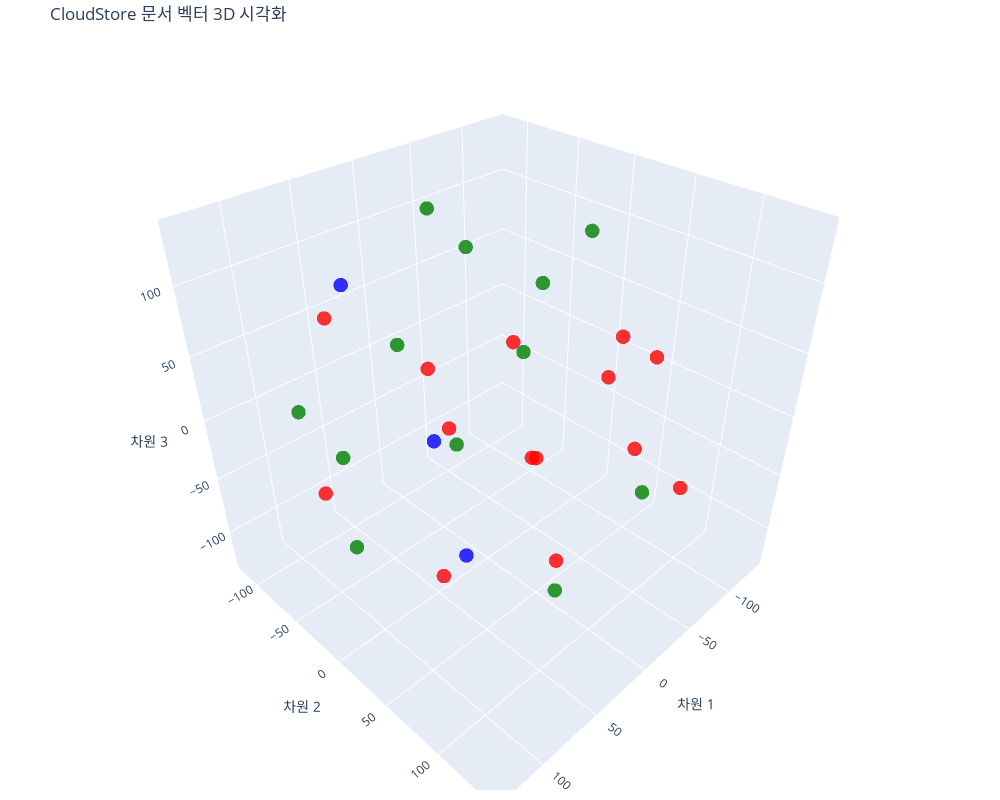

Write notebook code for a chart like this one.
### Markdown cell above
### 3D 시각화

### Code cell
# t-SNE로 3D로 축소
print("🔄 t-SNE로 차원 축소 중 (384D → 3D)...")

tsne_3d = TSNE(n_components=3, random_state=42, perplexity=28)
reduced_vectors_3d = tsne_3d.fit_transform(vectors)

print("✅ 차원 축소 완료!")

# 3D 산점도 생성
fig_3d = go.Figure(data=[go.Scatter3d(
    x=reduced_vectors_3d[:, 0],
    y=reduced_vectors_3d[:, 1],
    z=reduced_vectors_3d[:, 2],
    mode='markers',
    marker=dict(size=5, color=colors, opacity=0.8),
    text=[f"타입: {t}<br>내용: {d[:100]}..." for t, d in zip(doc_types, documents)],
    hoverinfo='text'
)])

fig_3d.update_layout(
    title='CloudStore 문서 벡터 3D 시각화',
    scene=dict(
        xaxis_title='차원 1',
        yaxis_title='차원 2',
        zaxis_title='차원 3'
    ),
    width=1000,
    height=800,
    margin=dict(r=10, b=10, l=10, t=40)
)

fig_3d.show()

print("\n💡 3D 시각화는 마우스로 회전하여 다양한 각도에서 볼 수 있습니다!")

### Figure 1 — Plotly figure (JSON) as saved in the notebook; plotly's stock layout.template omitted (floating-point values rounded to 4 significant figures)
{"data": [{"hoverinfo": "text", "marker": {"color": ["blue", "blue", "blue", "red", "red", "red", "red", "red", "red", "red", "red", "red", "red", "red", "red", "red", "red", "green", "green", "green", "green", "green", "green", "green", "green", "green", "green", "green", "green"], "opacity": 0.8, "size": 5}, "mode": "markers", "text": ["타입: products<br>내용: # CloudStore Pro\n\n## 개요\n\nCloudStore Pro는 중소기업과 전문가를 위한 고급 클라우드 스토리지 솔루션입니다. 향상된 협업 기능과 관리 도구를 제공합니다....", "타입: products<br>내용: # CloudStore Enterprise\n\n## 개요\n\nCloudStore Enterprise는 대기업을 위한 엔터프라이즈급 클라우드 스토리지 플랫폼입니다. 무제한 스토리지, 고...", "타입: products<br>내용: # CloudStore Basic\n\n## 개요\n\nCloudStore Basic은 개인 사용자와 소규모 팀을 위한 클라우드 스토리지 솔루션입니다. 간편한 파일 저장, 공유, 동기화 ...", "타입: guides<br>내용: # CloudStore 요금제 가이드\n\n## 요금제 비교\n\n모든 플랜에는 기본 기능이 포함되어 있으며, 필요에 따라 업그레이드할 수 있습니다.\n\n| 기능 | Basic | Pro ...", "타입: guides<br>내용: **포함 사항:**\n- 100GB 스토리지\n- 무료 플랜의 모든 기능\n- 우선 이메일 지원\n- 확장된 공유 옵션\n\n**적합한 사용자:**\n- 파워 유저\n- 프리랜서\n- 소규모 비즈...", "타입: guides<br>내용: **엔터프라이즈 기능:**\n- 데이터 주권\n- 온프레미스 옵션\n- 커스텀 통합\n- API 우선순위\n- 전담 인프라\n\n**전담 지원:**\n- 전담 계정 매니저\n- 24/7 전화 지원...", "타입: guides<br>내용: **할인:**\n- Pro 플랜: 50% 할인\n- Enterprise 플랜: 40% 할인\n\n### 비영리 단체\n\n**자격 요건:**\n- 등록된 비영리 단체\n- 501(c)(3) 증명...", "타입: guides<br>내용: ### Q: 사용자 수를 늘리거나 줄일 수 있나요?\n\nA: 네, Pro와 Enterprise는 언제든지 사용자를 추가/제거할 수 있습니다. 비용은 비례 계산됩니다.\n\n### Q: ...", "타입: guides<br>내용: # CloudStore 빠른 시작 가이드\n\n## 환영합니다!\n\nCloudStore를 선택해 주셔서 감사합니다. 이 가이드는 5분 안에 CloudStore를 시작하는 방법을 안내합니...", "타입: guides<br>내용: ### 고급 공유 옵션\n\n- **비밀번호 보호**: 링크 접근 시 비밀번호 요구\n- **만료일 설정**: 특정 날짜 이후 링크 비활성화\n- **다운로드 제한**: 다운로드 횟수 제...", "타입: guides<br>내용: response = requests.post(\n        \"https://api.cloudstore.com/v1/files/upload\",\n        headers=head...", "타입: guides<br>내용: ## 문제 해결\n\n### 파일이 업로드되지 않아요\n\n- 파일 크기를 확인하세요 (Basic: 최대 2GB)\n- 네트워크 연결을 확인하세요\n- 브라우저 캐시를 삭제하고 다시 시도하세...", "타입: guides<br>내용: # CloudStore 보안 가이드\n\n## 개요\n\nCloudStore는 사용자 데이터의 보안을 최우선으로 합니다. 이 가이드는 계정과 파일을 안전하게 보호하는 방법을 안내합니다.\n...", "타입: guides<br>내용: ### 저장 데이터 암호화\n\n**기본 암호화 (모든 플랜):**\n- AES-256 암호화\n- CloudStore가 키를 관리\n- 추가 설정 불필요\n\n**클라이언트 측 암호화 (En...", "타입: guides<br>내용: **공유 링크 예시:**\n\n```\n기본 링크:\nhttps://cloudstore.com/s/abc123\n\n보안 강화 링크:\nhttps://cloudstore.com/s/abc123...", "타입: guides<br>내용: def verify_webhook(request):\n    signature = request.headers.get('X-CloudStore-Signature')\n    secre...", "타입: guides<br>내용: ### SOC 2 인증 (Enterprise)\n\nCloudStore Enterprise는 SOC 2 Type II 인증을 받았습니다.\n\n**보고서 요청:**\n\nenterprise-...", "타입: api_docs<br>내용: # CloudStore Webhook API\n\n## 개요\n\nWebhook을 사용하면 CloudStore에서 발생하는 이벤트를 실시간으로 받을 수 있습니다. 파일 업로드, 삭제, 공...", "타입: api_docs<br>내용: ### Webhook 목록 조회\n\n**GET** `/api/v1/webhooks`\n\n생성한 Webhook 목록을 조회합니다.\n\n**Response:**\n```json\n{\n  \"we...", "타입: api_docs<br>내용: ### 폴더 이벤트\n\n- `folder.created`: 폴더가 생성됨\n- `folder.deleted`: 폴더가 삭제됨\n- `folder.moved`: 폴더가 이동됨\n\n### 공...", "타입: api_docs<br>내용: ### file.shared 예시\n\n```json\n{\n  \"event_id\": \"evt_2345678901\",\n  \"event_type\": \"file.shared\",\n  \"time...", "타입: api_docs<br>내용: if verify_webhook(payload, signature, secret):\n    # Webhook 처리\n    pass\nelse:\n    # 검증 실패\n    retur...", "타입: api_docs<br>내용: # CloudStore Authentication API\n\n## 개요\n\nAuthentication API를 사용하여 사용자 인증, 토큰 관리, 권한 확인을 수행할 수 있습니다.\n\n...", "타입: api_docs<br>내용: ⚠️ **중요**: API 키는 생성 시 한 번만 표시됩니다. 안전한 곳에 보관하세요.\n\n### API 키 목록 조회\n\n**GET** `/api/v1/auth/api-keys`\n\n...", "타입: api_docs<br>내용: **Response:**\n```json\n{\n  \"authorization_url\": \"https://cloudstore.com/oauth/authorize?client_id=......", "타입: api_docs<br>내용: **Request:**\n```json\n{\n  \"grant_type\": \"refresh_token\",\n  \"refresh_token\": \"refresh_token_string\",\n ...", "타입: api_docs<br>내용: # CloudStore Storage API\n\n## 개요\n\nStorage API를 사용하면 프로그래밍 방식으로 파일을 업로드, 다운로드, 관리할 수 있습니다.\n\n## 인증\n\n모든 ...", "타입: api_docs<br>내용: ### 파일 목록 조회\n\n**GET** `/api/v1/files`\n\n파일 목록을 조회합니다.\n\n**Query Parameters:**\n- `path` (optional): 특정 ...", "타입: api_docs<br>내용: 파일의 메타데이터를 업데이트합니다.\n\n**Request:**\n```json\n{\n  \"metadata\": {\n    \"description\": \"Updated description\"..."], "type": "scatter3d", "x": [33.16, 15.45, 17.55, -126.3, 8.979, 89.32, -102.1, -78.65, 85.62, 13.07, 131.7, 68.32, -133.6, -51.07, -22.78, 100.4, 36.3, -46.71, 16.25, 45.24, -103.2, 95.67, -19.26, -46.81, -62.13, 92.97, -61.76, 6.173, -16.94], "y": [-107.0, -7.435, -35.86, 35.95, 50.76, 53.09, -74.31, 78.18, 59.32, 109.4, -0.1771, 125.3, 9.838, 0.2941, 142.2, -27.06, -15.67, -84.29, 81.56, -112.0, -1.71, -30.15, -118.0, -10.81, -84.36, -84.39, 90.03, -44.66, 32.37], "z": [69.3, -127.2, -33.85, -79.53, -5.537, -52.74, -18.58, 43.74, 61.64, 84.52, 7.414, -4.133, 8.174, -66.87, 4.553, 101.6, 44.33, -97.09, -98.21, -75.48, 99.03, -80.05, -4.631, 23.17, 73.6, 4.747, -53.21, 134.5, 103.0]}], "layout": {"height": 800, "margin": {"b": 10, "l": 10, "r": 10, "t": 40}, "scene": {"xaxis": {"title": {"text": "차원 1"}}, "yaxis": {"title": {"text": "차원 2"}}, "zaxis": {"title": {"text": "차원 3"}}}, "title": {"text": "CloudStore 문서 벡터 3D 시각화"}, "width": 1000}}
